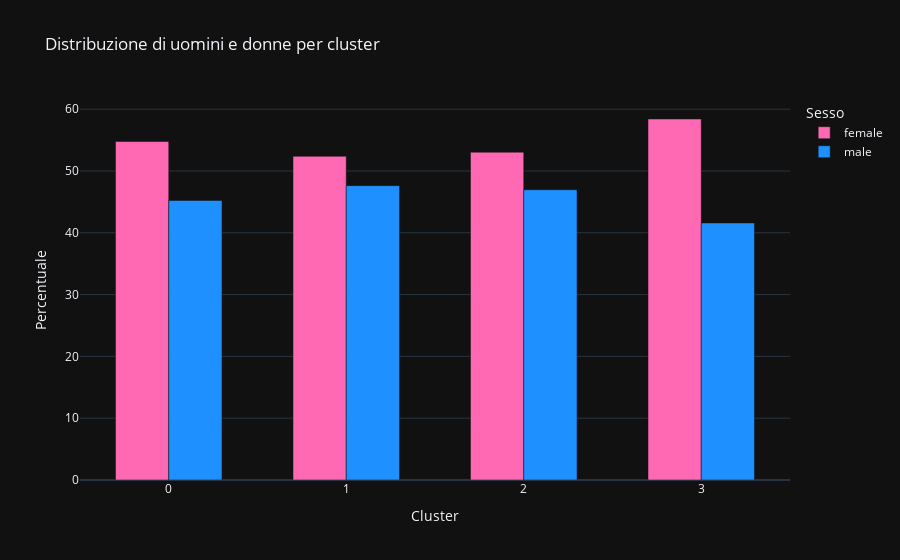

Notebook code for this chart:
### Code cell
# Calculate the percentage of each gender within each cluster
gender_crosstab = pd.crosstab(data['sesso'], data['cluster'], normalize='columns') * 100

# Melt the crosstab DataFrame for easier plotting
melted_gender_data = gender_crosstab.reset_index().melt(id_vars='sesso', var_name='cluster', value_name='percentage')

# Create a bar chart using Plotly
fig = px.bar(
    melted_gender_data,
    x='cluster',
    y='percentage',
    color='sesso',
    title='Distribuzione di uomini e donne per cluster',
    labels={'cluster': 'Cluster', 'percentage': 'Percentuale (%)', 'sesso': 'Sesso'},
    barmode='group',
    color_discrete_map={'female': '#FF69B4', 'male': '#1E90FF'}
    
)

# Customize the chart
fig.update_layout(
    xaxis_title='Cluster',
    yaxis_title='Percentuale',
    legend_title='Sesso',
    bargap=0.4
)

# Show the chart
fig.show()

### Figure 1 — Plotly figure (JSON) as saved in the notebook; plotly's stock layout.template omitted (floating-point values rounded to 4 significant figures)
{"data": [{"alignmentgroup": "True", "hovertemplate": "Sesso=female<br>Cluster=%{x}<br>Percentuale (%)=%{y}<extra></extra>", "legendgroup": "female", "marker": {"color": "#FF69B4", "pattern": {"shape": ""}}, "name": "female", "offsetgroup": "female", "orientation": "v", "showlegend": true, "textposition": "auto", "x": [0, 1, 2, 3], "xaxis": "x", "y": [54.77, 52.37, 53.04, 58.41], "yaxis": "y", "type": "bar"}, {"alignmentgroup": "True", "hovertemplate": "Sesso=male<br>Cluster=%{x}<br>Percentuale (%)=%{y}<extra></extra>", "legendgroup": "male", "marker": {"color": "#1E90FF", "pattern": {"shape": ""}}, "name": "male", "offsetgroup": "male", "orientation": "v", "showlegend": true, "textposition": "auto", "x": [0, 1, 2, 3], "xaxis": "x", "y": [45.23, 47.63, 46.96, 41.59], "yaxis": "y", "type": "bar"}], "layout": {"xaxis": {"anchor": "y", "domain": [0.0, 1.0], "title": {"text": "Cluster"}}, "yaxis": {"anchor": "x", "domain": [0.0, 1.0], "title": {"text": "Percentuale"}}, "legend": {"title": {"text": "Sesso"}, "tracegroupgap": 0}, "title": {"text": "Distribuzione di uomini e donne per cluster"}, "barmode": "group", "bargap": 0.4}}
